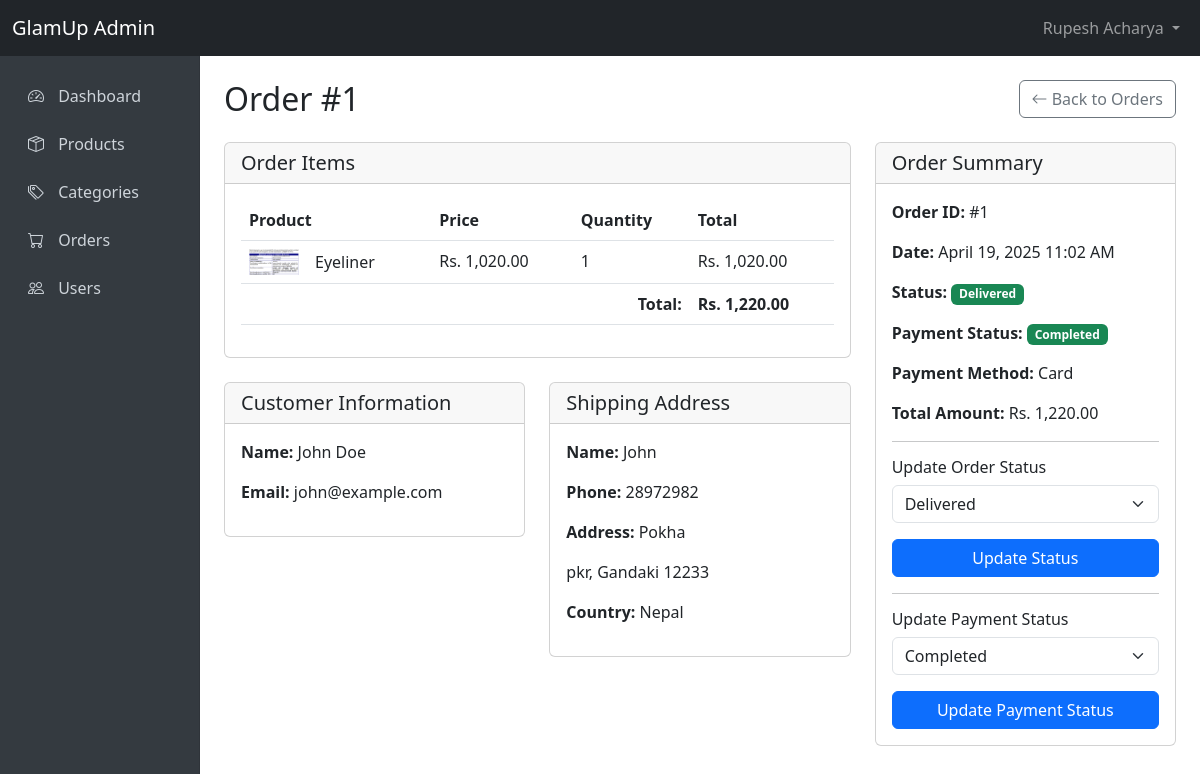
The page /admin/order-details.php?id=1 (signed in) on the database its author committed.
### tables this page shows
CREATE TABLE `order_items` (
  `id` int(11) NOT NULL,
  `order_id` int(11) NOT NULL,
  `product_id` int(11) NOT NULL,
  `quantity` int(11) NOT NULL,
  `price` decimal(10,2) NOT NULL
);

CREATE TABLE `products` (
  `id` int(11) NOT NULL,
  `vendor_id` int(11) NOT NULL,
  `category_id` int(11) NOT NULL,
  `name` varchar(255) NOT NULL,
  `description` text DEFAULT NULL,
  `price` decimal(10,2) NOT NULL,
  `stock` int(11) DEFAULT 0,
  `image_url` varchar(255) DEFAULT NULL,
  `created_at` timestamp NOT NULL DEFAULT current_timestamp()
);

CREATE TABLE `orders` (
  `id` int(11) NOT NULL,
  `user_id` int(11) NOT NULL,
  `vendor_id` int(11) DEFAULT NULL,
  `total_amount` decimal(10,2) NOT NULL,
  `status` enum('pending','shipped','delivered','cancelled') DEFAULT 'pending',
  `address_id` int(11) DEFAULT NULL,
  `created_at` timestamp NOT NULL DEFAULT current_timestamp()
);

CREATE TABLE `users` (
  `id` int(11) NOT NULL,
  `name` varchar(255) NOT NULL,
  `email` varchar(255) NOT NULL,
  `password` varchar(255) NOT NULL,
  `role` enum('user','vendor','admin') DEFAULT 'user',
  `created_at` timestamp NOT NULL DEFAULT current_timestamp()
);

CREATE TABLE `addresses` (
  `id` int(11) NOT NULL,
  `user_id` int(11) NOT NULL,
  `full_name` varchar(255) NOT NULL,
  `phone` varchar(20) NOT NULL,
  `address_line` varchar(255) NOT NULL,
  `city` varchar(100) NOT NULL,
  `state` varchar(100) DEFAULT NULL,
  `zip_code` varchar(20) DEFAULT NULL,
  `country` varchar(100) NOT NULL,
  `created_at` timestamp NOT NULL DEFAULT current_timestamp()
);

CREATE TABLE `payments` (
  `id` int(11) NOT NULL,
  `order_id` int(11) NOT NULL,
  `payment_method` enum('wallet','bank_transfer','card') NOT NULL,
  `status` enum('pending','completed','failed') DEFAULT 'pending',
  `transaction_id` varchar(255) DEFAULT NULL,
  `created_at` timestamp NOT NULL DEFAULT current_timestamp()
);

### admin/order-details.php (the view, shortened to what this page needs)
<?php
include 'includes/header.php';
include '../backend/db.php';
$order_id = $_GET['id'];
$query = "SELECT o.*, u.name as customer_name, u.email as customer_email,
          p.payment_method, p.status as payment_status, p.transaction_id,
          a.full_name, a.phone, a.address_line, a.city, a.state, a.zip_code, a.country,
          v.business_name as vendor_name, v.id as vendor_id
          FROM orders o
          JOIN users u ON o.user_id = u.id
          LEFT JOIN payments p ON o.id = p.order_id
          LEFT JOIN addresses a ON o.address_id = a.id
          LEFT JOIN vendors v ON o.vendor_id = v.id
          WHERE o.id = ?";
$stmt = $conn->prepare($query);
$stmt->bind_param("i", $order_id);
$stmt->execute();
$result = $stmt->get_result();
$order = $result->fetch_assoc();
$items = [];
$query = "SELECT oi.*, p.name as product_name, p.image_url
          FROM order_items oi
          JOIN products p ON oi.product_id = p.id
          WHERE oi.order_id = ?";
$stmt = $conn->prepare($query);
$stmt->bind_param("i", $order_id);
$stmt->execute();
$result = $stmt->get_result();
while ($row = $result->fetch_assoc()) {
    $items[] = $row;
}
?>
<div class="d-flex justify-content-between align-items-center mb-4">
    <h1 class="h2 dashboard-title mb-0">Order #<?php echo $order_id; ?></h1>
    <a href="orders.php" class="btn btn-outline-secondary">
        <i class="bi bi-arrow-left"></i> Back to Orders
    </a>
</div>
<div class="row">
    <div class="col-md-8">
        <div class="card mb-4">
            <div class="card-header d-flex justify-content-between align-items-center">
                <h5 class="mb-0">Order Items</h5>
            </div>
            <div class="card-body">
                <div class="table-responsive">
                    <table class="table">
                        <thead>
                            <tr>
                                <th>Product</th>
                                <th>Price</th>
                                <th>Quantity</th>
                                <th>Total</th>
                            </tr>
                        </thead>
                        <tbody>
                            <?php foreach ($items as $item): ?>
                                <tr>
                                    <td>
                                        <div class="d-flex align-items-center">
                                            <?php if (!empty($item['image_url'])): ?>
                                                <img src="<?php echo htmlspecialchars($item['image_url']); ?>"
                                                     alt="<?php echo htmlspecialchars($item['product_name']); ?>"
                                                     width="50" class="me-3">
                                            <?php endif; ?>
                                            <div>
                                                <?php echo htmlspecialchars($item['product_name']); ?>
                                            </div>
                                        </div>
                                    </td>
                                    <td>Rs. <?php echo number_format($item['price'], 2); ?></td>
                                    <td><?php echo $item['quantity']; ?></td>
                                    <td>Rs. <?php echo number_format($item['price'] * $item['quantity'], 2); ?></td>
                                </tr>
                            <?php endforeach; ?>
                            <tr>
                                <td colspan="3" class="text-end"><strong>Total:</strong></td>
                                <td><strong>Rs. <?php echo number_format($order['total_amount'], 2); ?></strong></td>
                            </tr>
                        </tbody>
                    </table>
                </div>
            </div>
        </div>
        <div class="row">
            <div class="col-md-6">
                <div class="card mb-4">
                    <div class="card-header">
                        <h5 class="mb-0">Customer Information</h5>
                    </div>
                    <div class="card-body">
                        <p><strong>Name:</strong> <?php echo htmlspecialchars($order['customer_name']); ?></p>
                        <p><strong>Email:</strong> <?php echo htmlspecialchars($order['customer_email']); ?></p>
                    </div>
                </div>
            </div>
            <div class="col-md-6">
                <div class="card mb-4">
                    <div class="card-header">
                        <h5 class="mb-0">Shipping Address</h5>
                    </div>
                    <div class="card-body">
                        <?php if (!empty($order['full_name'])): ?>
                            <p><strong>Name:</strong> <?php echo htmlspecialchars($order['full_name']); ?></p>
                            <p><strong>Phone:</strong> <?php echo htmlspecialchars($order['phone']); ?></p>
                            <p><strong>Address:</strong> <?php echo htmlspecialchars($order['address_line']); ?></p>
                            <p>
                                <?php echo htmlspecialchars($order['city']); ?>,
                                <?php echo htmlspecialchars($order['state'] ?? ''); ?>
                                <?php echo htmlspecialchars($order['zip_code'] ?? ''); ?>
                            </p>
                            <p><strong>Country:</strong> <?php echo htmlspecialchars($order['country']); ?></p>
                        <?php else: ?>
                            <p class="text-muted">No shipping address provided</p>
                        <?php endif; ?>
                    </div>
                </div>
            </div>
        </div>
    </div>
    <div class="col-md-4">
        <div class="card mb-4">
            <div class="card-header">
                <h5 class="mb-0">Order Summary</h5>
            </div>
            <div class="card-body">
                <p><strong>Order ID:</strong> #<?php echo $order['id']; ?></p>
                <p><strong>Date:</strong> <?php echo date('F d, Y h:i A', strtotime($order['created_at'])); ?></p>
                <p>
                    <strong>Status:</strong>
                    <span class="badge bg-<?php
                        echo ($order['status'] == 'delivered') ? 'success' :
                            (($order['status'] == 'pending') ? 'warning' :
                            (($order['status'] == 'shipped') ? 'info' : 'danger'));
                    ?>">
                        <?php echo ucfirst($order['status']); ?>
                    </span>
                </p>
                <p>
                    <strong>Payment Status:</strong>
                    <span class="badge bg-<?php
                        echo ($order['payment_status'] == 'completed') ? 'success' :
                            (($order['payment_status'] == 'pending') ? 'warning' : 'danger');
                    ?>">
                        <?php echo ucfirst($order['payment_status'] ?? 'N/A'); ?>
                    </span>
                </p>
                <p><strong>Payment Method:</strong> <?php echo ucfirst($order['payment_method'] ?? 'N/A'); ?></p>
                <p><strong>Total Amount:</strong> Rs. <?php echo number_format($order['total_amount'], 2); ?></p>
                <hr>
                <h6>Update Order Status</h6>
                <form method="post" action="">
                    <div class="mb-3">
                        <select class="form-select" id="status" name="status" required>
                            <option value="delivered" <?php echo ($order['status'] == 'delivered') ? 'selected' : ''; ?>>Delivered</option>
                        </select>
                    </div>
                    <button type="submit" class="btn btn-primary w-100">Update Status</button>
                </form>
                <hr>
                <h6>Update Payment Status</h6>
                <form method="post" action="">
                    <div class="mb-3">
                        <select class="form-select" id="payment_status" name="payment_status" required>
                            <option value="completed" <?php echo ($order['payment_status'] == 'completed') ? 'selected' : ''; ?>>Completed</option>
                        </select>
                    </div>
                    <button type="submit" class="btn btn-primary w-100">Update Payment Status</button>
                </form>
            </div>
        </div>
    </div>
</div>
<?php
include 'includes/footer.php';
?>

### admin/includes/header.php (shortened to what this page needs)
<?php
$current_page = basename($_SERVER['PHP_SELF']);
?>
<!DOCTYPE html>
<html lang="en">
<head>
    <link href="https://cdn.jsdelivr.net/npm/bootstrap@5.3.0-alpha1/dist/css/bootstrap.min.css" rel="stylesheet">
    <link rel="stylesheet" href="https://cdn.jsdelivr.net/npm/bootstrap-icons@1.8.1/font/bootstrap-icons.css">
    <link rel="stylesheet" href="https://cdn.datatables.net/1.12.1/css/dataTables.bootstrap5.min.css">
</head>
<body>
    <nav class="navbar navbar-expand-lg navbar-dark bg-dark">
        <div class="container-fluid">
            <a class="navbar-brand" href="dashboard.php">GlamUp Admin</a>
            <div class="collapse navbar-collapse" id="navbarNav">
                <ul class="navbar-nav ms-auto">
                    <li class="nav-item dropdown">
                        <a class="nav-link dropdown-toggle" href="#" id="navbarDropdown" role="button" data-bs-toggle="dropdown" aria-expanded="false">
                            <?php echo htmlspecialchars($_SESSION['admin_name']); ?>
                        </a>
                    </li>
                </ul>
            </div>
        </div>
    </nav>
    <div class="container-fluid">
        <div class="row">
            <nav class="col-md-3 col-lg-2 d-md-block sidebar collapse">
                <div class="position-sticky pt-3">
                    <ul class="nav flex-column">
                        <li class="nav-item">
                            <a class="nav-link <?php echo $current_page == 'dashboard.php' ? 'active' : ''; ?>" href="dashboard.php">
                                <i class="bi bi-speedometer2"></i> Dashboard
                            </a>
                        </li>
                        <li class="nav-item">
                            <a class="nav-link <?php echo $current_page == 'products.php' ? 'active' : ''; ?>" href="products.php">
                                <i class="bi bi-box-seam"></i> Products
                            </a>
                        </li>
                        <li class="nav-item">
                            <a class="nav-link <?php echo $current_page == 'categories.php' ? 'active' : ''; ?>" href="categories.php">
                                <i class="bi bi-tags"></i> Categories
                            </a>
                        </li>
                        <li class="nav-item">
                            <a class="nav-link <?php echo $current_page == 'orders.php' ? 'active' : ''; ?>" href="orders.php">
                                <i class="bi bi-cart"></i> Orders
                            </a>
                        </li>
                        <li class="nav-item">
                            <a class="nav-link <?php echo ($current_page == 'users.php' || $current_page == 'user-details.php') ? 'active' : ''; ?>" href="users.php">
                                <i class="bi bi-people"></i> Users
                            </a>
                        </li>
                    </ul>
                </div>
            </nav>
            <main class="col-md-9 ms-sm-auto col-lg-10 px-md-4">

### admin/includes/footer.php (shortened to what this page needs)
</main>
        </div>
    </div>
</body>
</html>

### admin/includes/header.php (style rules this page uses)
body { min-height: 100vh; display: flex; flex-direction: column; }
.sidebar { background-color: #343a40; min-height: calc(100vh - 56px); box-shadow: inset -1px 0 0 rgba(0, 0, 0, .1); }
.sidebar .nav-link { color: #ced4da; padding: 0.75rem 1rem; font-weight: 500; }
.sidebar .nav-link i { margin-right: 10px; }
main { padding: 1.5rem; }
.dashboard-title { font-weight: 300; margin-bottom: 1.5rem; }

### rows shown on the page
order_items: product.image_url (picture), product.name "Eyeliner", price "1,020.00", quantity "1", $item['price'] * $item['quantity'] "1,020.00"
orders: total_amount "1,220.00", user.name "John Doe", user.email "john@example.com", address.full_name "John", address.phone "28972982", address.address_line "Pokha", address.city "pkr", address.state "Gandaki", address.zip_code "12233", address.country "Nepal", id "1", created_at "April 19, 2025 11:02 AM", status "Delivered", payments.status "Completed", payments.payment_method "Card"
payments: payment_status "Completed"

### other values the page prints
$_SESSION['admin_name'] "Rupesh Acharya"
$order_id "1"
